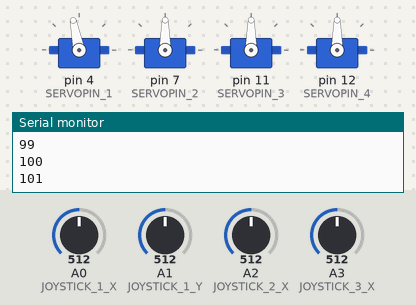
Recording of a sketch running on a simulated Arduino Uno, built with avr-gcc and run on an emulated ATmega328P. On the bench: 4 × servo, the last lines printed to the serial monitor. The inputs (shaded band) are chosen by the test bench; at power-on: A0 (JOYSTICK_1_X) = 512, A1 (JOYSTICK_1_Y) = 512, A2 (JOYSTICK_2_X) = 512, A3 (JOYSTICK_3_X) = 512.

Above: at 1.2 s.
1.3 s: A0 (JOYSTICK_1_X) set to 992
4.3 s: A0 (JOYSTICK_1_X) set to 1013
At 4.49 s:
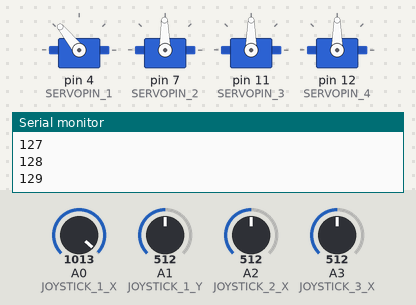
7.3 s: A1 (JOYSTICK_1_Y) set to 489
At 10.1 s:
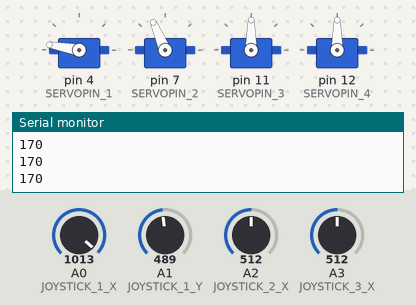
10.3 s: A2 (JOYSTICK_2_X) set to 990
11.8 s: A2 (JOYSTICK_2_X) set to 1019
At 12.02 s:
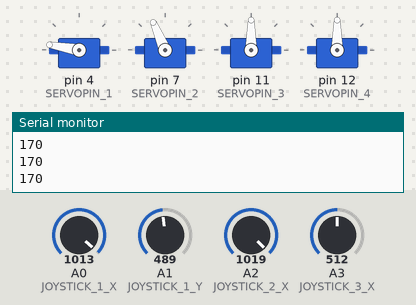
14.8 s: A1 (JOYSTICK_1_Y) set to 510
At 16.54 s:
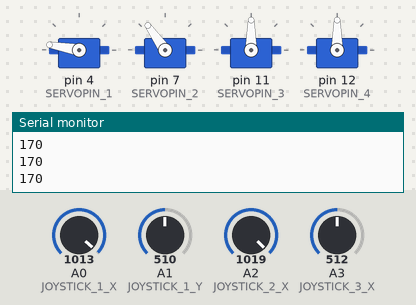
Timing chart, 0 to 23.2 s (numbered marks = the images above; inputs shaded):
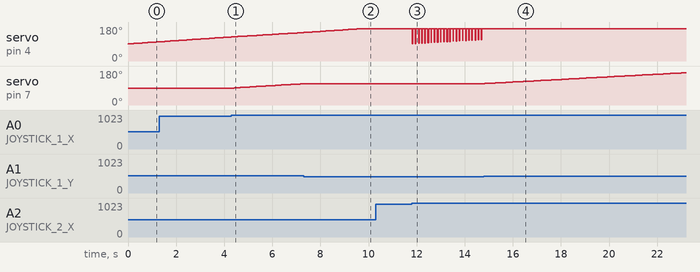

The sketch:

RoboticArm.ino
```cpp
#include <Servo.h>


#define SERVOPIN_1 4 // Base Servo
#define SERVOPIN_2 7 // Hinge Servo
#define SERVOPIN_3 11 // Arm Servo
#define SERVOPIN_4 12 // Rotates Whole structure horizontally


#define JOYSTICK_1_X A0
#define JOYSTICK_1_Y A1
#define JOYSTICK_2_X A2
#define JOYSTICK_3_X A3


#define JOYSTICK_UP_THRESH 20
#define JOYSTICK_DOWN_THRESH 200

Servo servo1;
Servo servo2;
Servo servo3;
Servo servo4;

int joyStickValues[4];
int servoPos[4];


// Function to move servo forward
// @params: Servo Number, delay time, angle in degrees
void moveServo (int servoNum, int angle) {
  if(servoNum == 1) {
    servo1.write(angle);
    delay(15);
  }
  else if(servoNum == 2) {
    servo2.write(angle);
    delay(15);
  }
  else if(servoNum == 3) {
    servo3.write(angle);
    delay(15);
  }
  else if(servoNum == 4) {
    servo4.write(angle);
    delay(15);
  }
  else if(servoNum == 0) {
    servo1.write(angle);
    servo2.write(angle);
    servo3.write(angle);
    servo4.write(angle);
    delay(15);
  }
  else {

  }
}

void testCase1() {
  moveServo(1,40);
  moveServo(2,40);
  moveServo(3,40);
  delay(2000);
  moveServo(1,140);
  moveServo(2,140);
  moveServo(3,140);
  delay(2000);
  moveServo(1,20);
  moveServo(2,20);
  moveServo(3,20);
  delay(2000);
  moveServo(0,0);
  moveServo(0,0);
  moveServo(0,0);
  delay(4000);
}

void getJoystickValues() {
  // returns joystick position
  joyStickValues[0] = analogRead(JOYSTICK_1_X);
  joyStickValues[1] = analogRead(JOYSTICK_1_Y);
  joyStickValues[2] = analogRead(JOYSTICK_2_X);
  joyStickValues[3] = analogRead(JOYSTICK_3_X);

}

void printJsValues() {
  for (int i=0; i<4; i++) {
    Serial.print("A");
    Serial.print(i);
    Serial.print("\t");
    Serial.println(joyStickValues[i]);
  }
}

int decodeJoystick(int number) {
  if(number == 1) {
    // Joystick 1
    int x = joyStickValues[0];
    int y = joyStickValues[1];

    if( x > 490 && x < 517 && y > 1000) {
      // Up
      return 1;
    }
    else if (x > 490 && x < 517 && y < 10) {
      // Down
      return 2;
    }
    else if(y > 500 && y < 525 && x > 1000) {
      // Left
      return 3;
    }
    else if(y > 500 && y < 525 && x < 10) {
      // right
      return 4;
    }
    else {
      return 0;
    }
  }
  if(number == 2) {
    // Joystick 2
    int y = joyStickValues[2];

    if(y > 1000) {
      // Up
      return 1;
    }
    else if (y < 10) {
      // Down
      return 2;
    }
    else {
      return 0;
    }
  }
  if(number == 3) {
    // Joystick 3
    int y = joyStickValues[3];

    if( y > 10) {
      // Up
      return 1;
    }
    else if (y > 1000) {
      // Down
      return 2;
    }
    else {
      return 0;
    }
  }
}

void setup() {
  // put your setup code here, to run once:
  Serial.begin(9600);
  servo1.attach(SERVOPIN_1);
  servo2.attach(SERVOPIN_2);
  servo3.attach(SERVOPIN_3);
  servo4.attach(SERVOPIN_4);
  getJoystickValues();
  printJsValues();
  moveServo(0,90);
  for(int i=0; i<4; i++) {
    servoPos[i] = 90;
  }
}

void loop() {
  // put your main code here, to run repeatedly:
  getJoystickValues();
  // printJsValues();
  int j1 = decodeJoystick(1);
  int j2 = decodeJoystick(2);
  int j3 = decodeJoystick(3);
  if( j1 == 1 ) {
    // up
    if(servoPos[1] != 170) {
      servoPos[1]++;
    }
    moveServo(1,servoPos[1]);
  }
  else if( j1 == 2 ) {
    // down
    if(servoPos[1] != 0) {
      servoPos[1]--;
    }
    moveServo(1,servoPos[1]);
  }
  else if( j1 == 3 ) {
    // left
    if(servoPos[0] != 170){
      servoPos[0]++;
    }
    moveServo(2,servoPos[0]);
  }
  else if( j1 == 4 ) {
    // left
    if(servoPos[0] != 0){
      servoPos[0]--;
    }
    moveServo(2,servoPos[0]);
  }
  else {
    // stop

  }
  if( j2 == 1 ) {
    // up
    if(servoPos[2] != 170) {
      servoPos[2]++;
    }
    moveServo(1,servoPos[2]);
  }
  else if( j2 == 2 ) {
    // down
    if(servoPos[2] != 0) {
      servoPos[2]--;
    }
    moveServo(1,servoPos[2]);
  }
  else {
    // stop

  }
  if( j3 == 1 ) {
    // up
    if(servoPos[3] != 170) {
      servoPos[3]++;
    }
    moveServo(1,servoPos[3]);
  }
  else if( j3 == 2 ) {
    // down
    if(servoPos[3] != 0) {
      servoPos[3]--;
    }
    moveServo(1,servoPos[3]);
  }
  else {
    // stop

  }
  Serial.println(servoPos[3]);
  delay(100);
}
```

Measured:
- the behaviour switches between 1000 and 1001 on A0 (JOYSTICK_1_X) (found by bisection; images 0 and 1)
- the behaviour switches between 501 and 500 on A1 (JOYSTICK_1_Y) (found by bisection; images 1 and 2)
- after the input at 4.3 s, servo on pin 7 (SERVOPIN_2): moves from 90° to 113° over 2.9 s, starting after 0.11 s
- after the input at 7.3 s, servo on pin 7 (SERVOPIN_2): stays 113° (without the input it goes to 114° after 0.12 s)
- after the input at 11.8 s, servo on pin 4 (SERVOPIN_1): ramps from 91° to 170° and jumps back, once every 0.13 s
- after the input at 14.8 s, servo on pin 4 (SERVOPIN_1): stops changing and stays 170°; servo on pin 7 (SERVOPIN_2): moves from 113° to 170° over 8.2 s, starting at once
